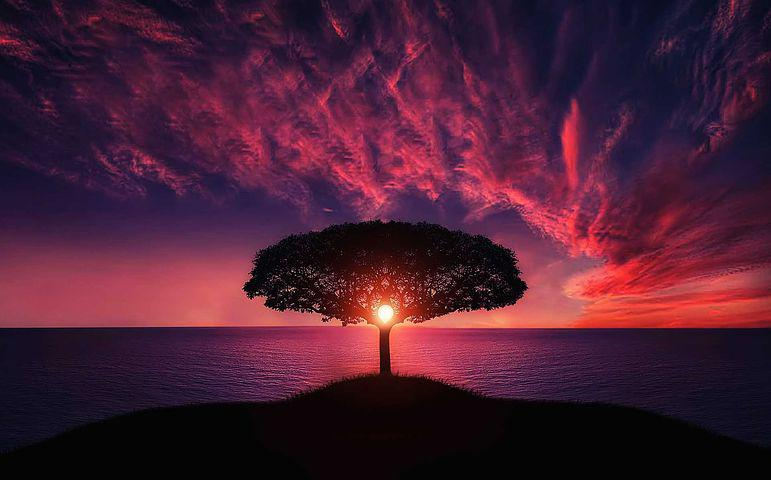
#> input picture images/sample.jpg, 771 x 480 px
$ python hist_equalize.py
#> lines starting #> are read from the running program, lines starting #| are printed output that depends on the picture
#%%
import numpy as np
import sys
import cv2

sys.path.append("..")
sys.path.append(".")
from utils import *
import matplotlib.pyplot as plt


# %% 直方图均衡化opencv实现
img_org = cv2.imread("../images/sample.jpg", 0)
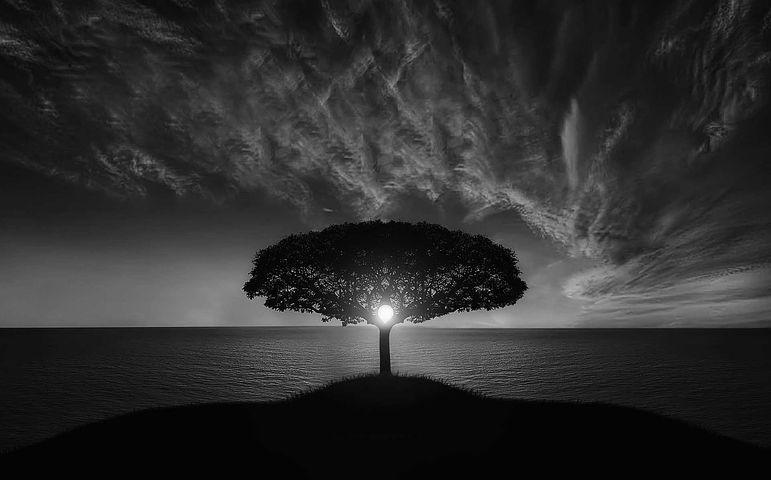
#> img_org: shape (480, 771); min 0, max 255, mean 45.7
img_cv = cv2.equalizeHist(img_org)
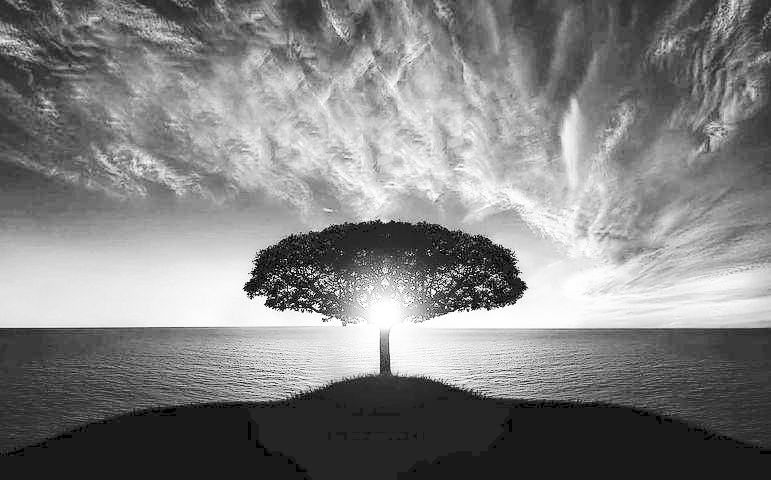
#> img_cv: shape (480, 771); min 0, max 255, mean 129.4
cv2.imshow("org_image", img_org)
cv2.waitKey(0)
cv2.imshow("hist_image", img_cv)
cv2.waitKey(0)
cv2.destroyAllWindows()

#%% 从零实现的直方图均衡化
hist, bins = np.histogram(img_org.ravel(), 256, [0, 256])
#> hist = 256 values, max 34061 at index 4, min 0 at index 225, mean 1445.6; bins = 257 values from 0 to 256

cdf = np.cumsum(hist)  # 计算累积函数值
#> cdf = 256 values from 1368 to 370080
cdf_normalized = cdf * max(hist) / max(cdf)
#> cdf_normalized = 256 values from 125.9 to 34061

#%%
# 构建 Numpy 掩模数组，cdf 为原数组，当数组元素为 0 时，掩盖（计算时被忽略）。
cdf_m = np.ma.masked_equal(cdf, 0)

# 均衡化公式
cdf_m = (cdf_m - cdf_m.min()) * 255 / (cdf_m.max() - cdf_m.min())

# 对被掩盖的元素赋值，这里赋值为 0
cdf = np.ma.filled(cdf_m, 0).astype("uint8")
#> cdf = 256 values from 0 to 255

img_np_hist = cdf[img_org]
#%% 处理前后图片对比
cv2.imshow("Before equal", img_org)
cv2.waitKey(0)
cv2.imshow("After equal", img_np_hist)
cv2.waitKey(0)
cv2.destroyAllWindows()

#%%
hist2, bins2 = np.histogram(img_np_hist.ravel(), 256, [0, 256])
#> hist2 = 256 values, max 34061 at index 24, min 0 at index 2, mean 1445.6; bins2 = 257 values from 0 to 256

cdf2 = np.cumsum(hist2)
#> cdf2 = 256 values from 2334 to 370080
cdf_equal_normalized = cdf2 * max(hist2) / max(cdf2)
#> cdf_equal_normalized = 256 values from 214.8 to 34061
#%% 处理前后直方图对比

plt.subplot(121)
plt.plot(cdf_normalized, color="r")
plt.hist(img_org.ravel(), 256, [0, 256])  # type: ignore
plt.legend(("cdf", "histogram"), loc="upper left")
plt.title('org_image')
plt.subplot(122)
plt.hist(img_np_hist.ravel(), 256, [0, 256])  # type: ignore
plt.plot(cdf_equal_normalized, "r")
plt.legend(("cdf", "histogram"), loc="upper left")
plt.title('hist_image')
plt.show()
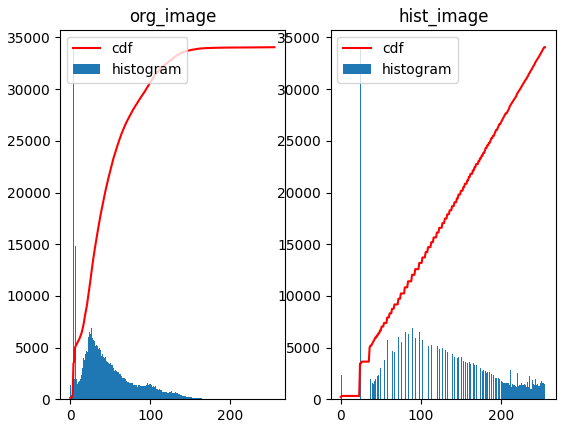
#> figure drawn by matplotlib, 2 panels; panel 1: tallest bar 34061 high, from x = 4 to 5; panel 1: curve peaks at x = 255, y = 34061; panel 2: tallest bar 34061 high, from x = 24 to 25; panel 2: curve peaks at x = 255, y = 34061
# %%
